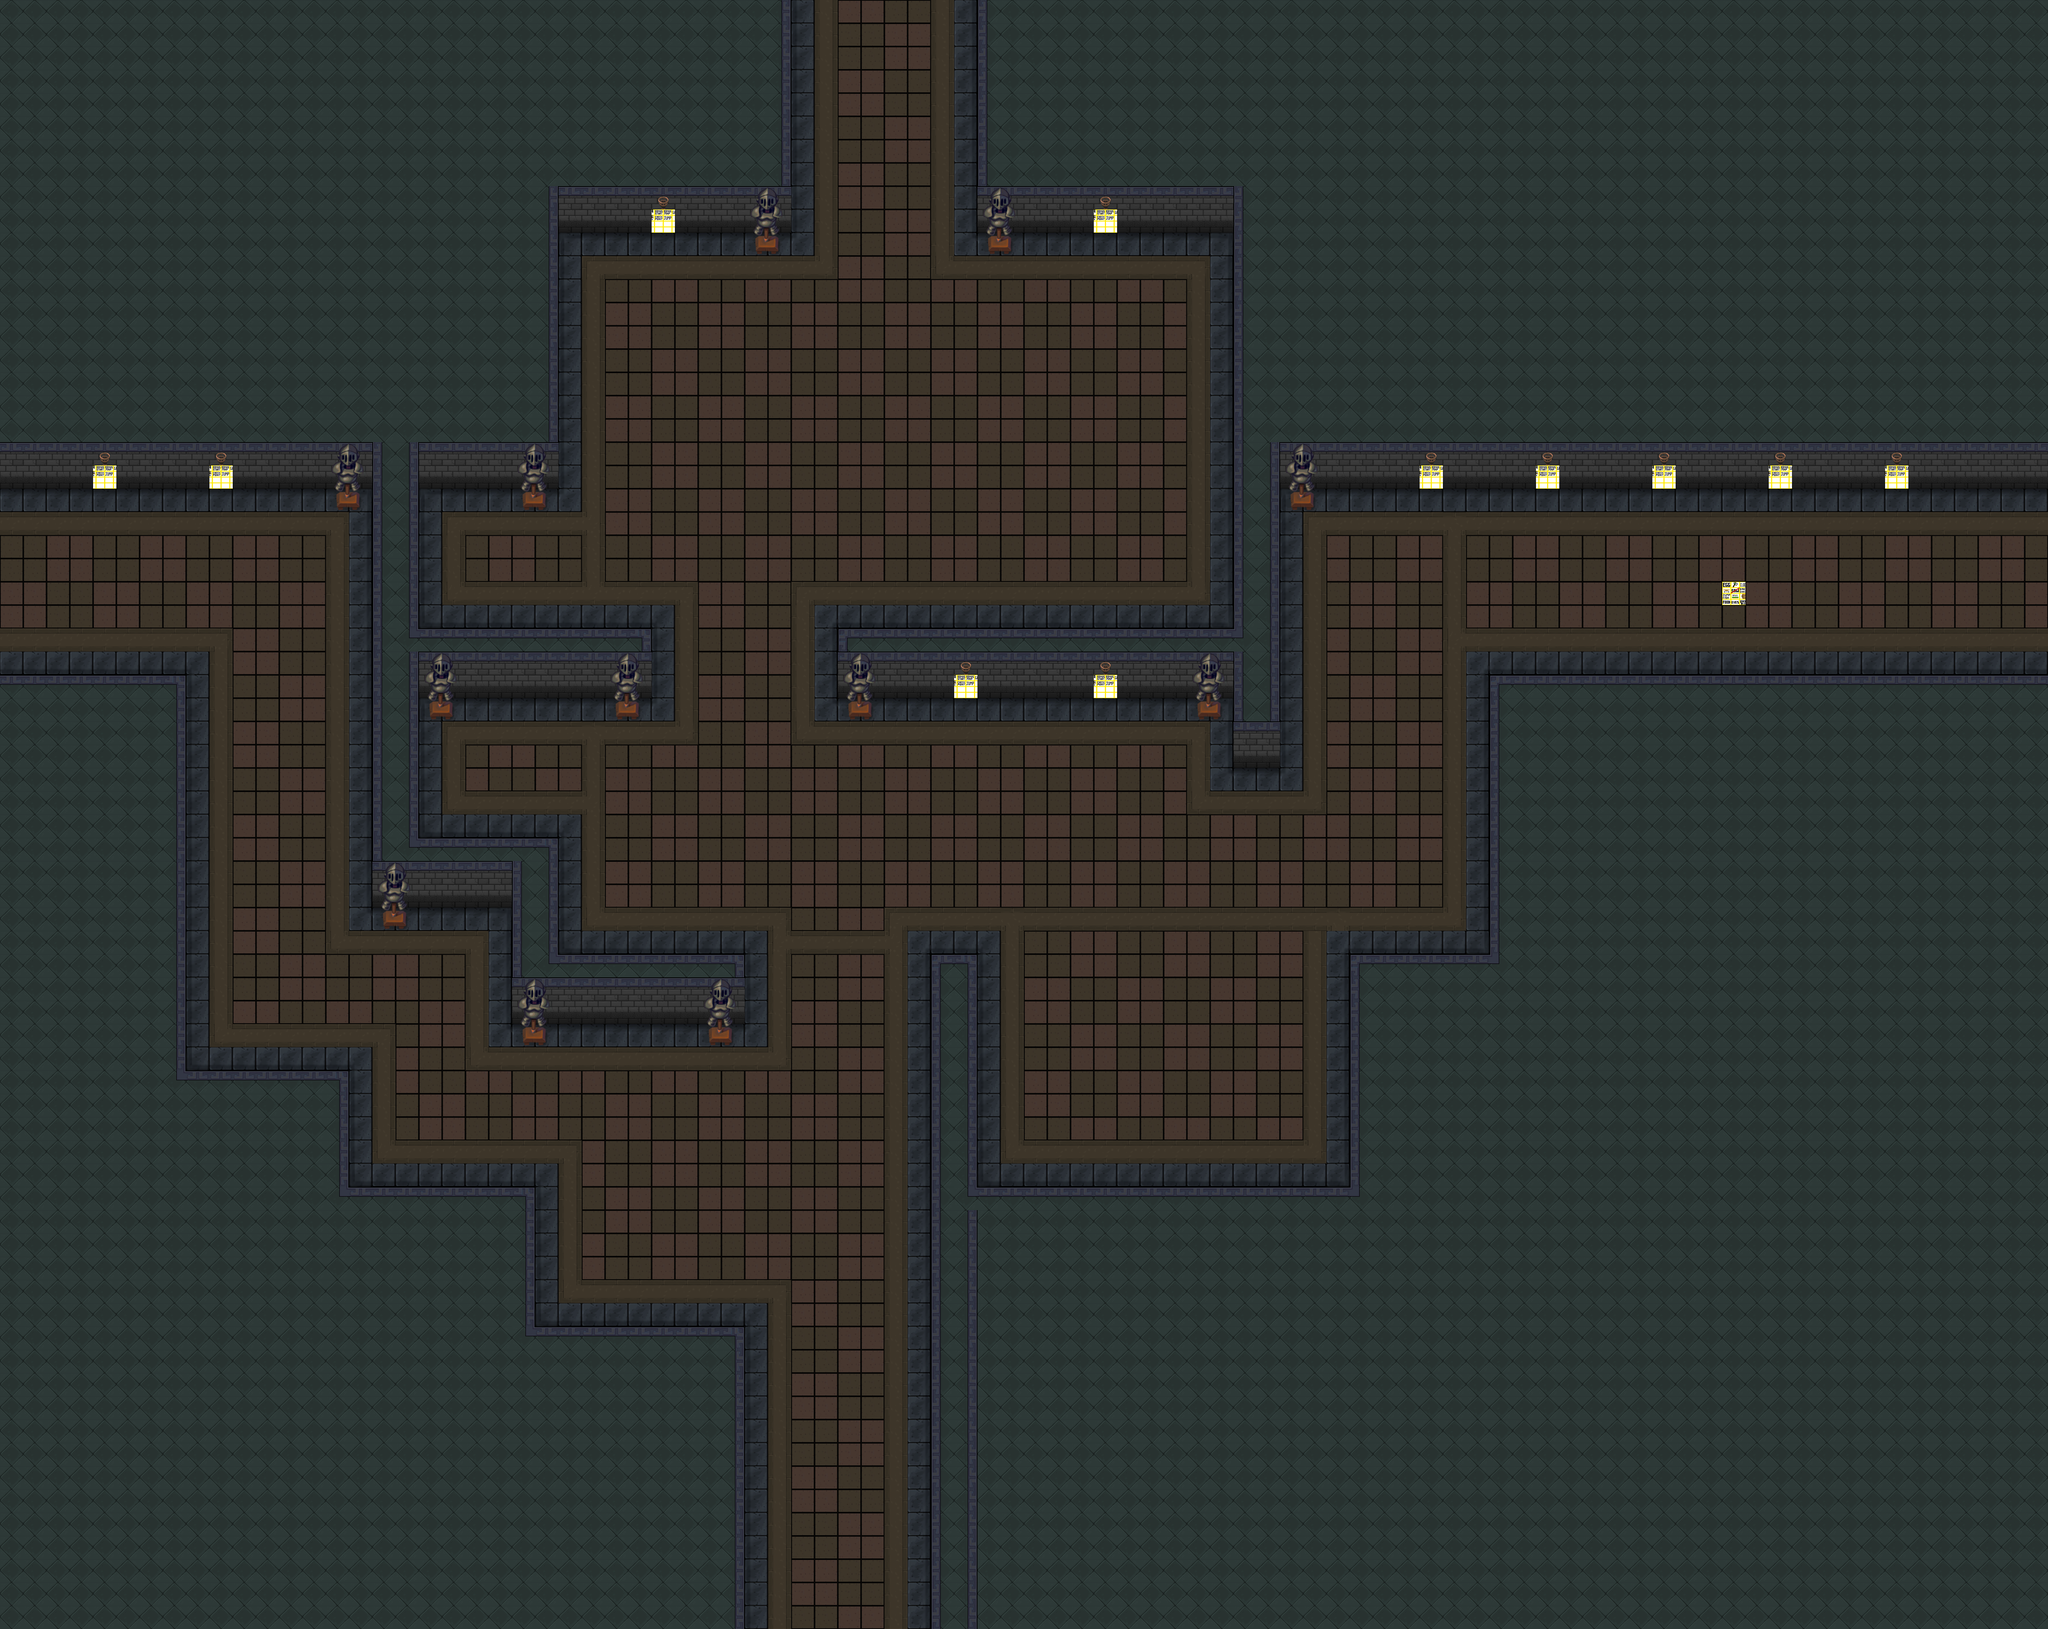

A 2D game scene composited from a Tiled map and its tileset images. What follows is a short description and the map's XML, with each tile layer's data collapsed to a summary:
An orthogonal 88x70 tile map with 64x64 px tiles, 3 tile layers (game tiles, extra game tiles, marker tiles), 2 tilesets and 19 objects (19x Collision).

<map version="1.2" tiledversion="1.3.4" orientation="orthogonal" renderorder="left-up" compressionlevel="0" width="88" height="70" tilewidth="64" tileheight="64" infinite="0" nextlayerid="67" nextobjectid="878">
 <tileset firstgid="1" name="marker_tiles" tilewidth="64" tileheight="64" tilecount="100" columns="10">
  <image source="marker_tiles.png" width="640" height="640" />
 </tileset>
 <tileset firstgid="101" name="tileset2" tilewidth="64" tileheight="64" tilecount="616" columns="22">
  <image source="tileset2.png" width="1408" height="1792" />
 </tileset>
 <layer id="62" name="game tiles" width="88" height="70">
  <data>[6160 cells, 6160 non-empty, 34 distinct tile ids]</data>
 </layer>
 <layer id="63" name="extra game tiles" width="88" height="70">
  <data>[6160 cells, 94 non-empty, 8 distinct tile ids]</data>
 </layer>
 <layer id="64" name="marker tiles" width="88" height="70">
  <data>[6160 cells, 21 non-empty, 8 distinct tile ids]</data>
 </layer>
 <objectgroup color="#ffaa00" id="42" name="collision" visible="0">
  <object id="833" name="Wall" type="Collision" x="0" y="1856" width="512" height="2624" />
  <object id="834" name="Wall" type="Collision" x="512" y="3648" width="1536" height="832" />
  <object id="835" name="Wall" type="Collision" x="4096" y="1856" width="1536" height="768" />
  <object id="837" name="Wall" type="Collision" x="3392" y="640" width="2240" height="704" />
  <object id="839" name="Wall" type="Collision" x="2688" y="0" width="2944" height="640" />
  <object id="840" name="Wall" type="Collision" x="0" y="0" width="1536" height="1344" />
  <object id="853" name="Wall" type="Collision" x="1024" y="2304" width="384" height="192" />
  <object id="854" name="Wall" type="Collision" x="1408" y="2304" width="128" height="320" />
  <object id="858" name="Wall" type="Collision" x="3712" y="2624" width="1920" height="1856" />
  <object id="864" name="Wall" type="Collision" x="3392" y="1344" width="128" height="768" />
  <object id="866" name="Wall" type="Collision" x="2304" y="1728" width="1088" height="192" />
  <object id="868" name="Wall" type="Collision" x="1024" y="1344" width="128" height="960" />
  <object id="869" name="Wall" type="Collision" x="512" y="2944" width="448" height="704" />
  <object id="870" name="Wall" type="Collision" x="960" y="3264" width="512" height="384" />
  <object id="872" name="Wall" type="Collision" x="1408" y="2624" width="640" height="192" />
  <object id="874" name="Wall" type="Collision" x="2560" y="2624" width="128" height="640" />
  <object id="875" name="Wall" type="Collision" x="2560" y="3264" width="1152" height="1216" />
  <object id="876" name="Wall" type="Collision" x="1536" y="0" width="640" height="640" />
  <object id="877" name="Wall" type="Collision" x="1152" y="1728" width="640" height="192" />
 </objectgroup>
</map>